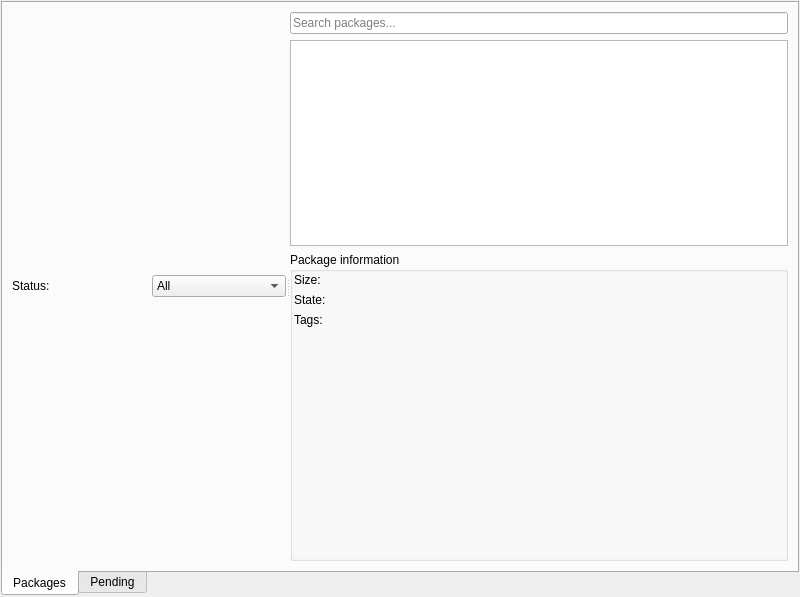
<?xml version="1.0" encoding="UTF-8"?>
<ui version="4.0">
 <class>LackManTab</class>
 <widget class="QWidget" name="LackManTab">
  <property name="geometry">
   <rect>
    <x>0</x>
    <y>0</y>
    <width>800</width>
    <height>597</height>
   </rect>
  </property>
  <property name="windowTitle">
   <string/>
  </property>
  <layout class="QVBoxLayout" name="verticalLayout_6">
   <property name="margin">
    <number>1</number>
   </property>
   <item>
    <widget class="QTabWidget" name="tabWidget">
     <property name="tabPosition">
      <enum>QTabWidget::South</enum>
     </property>
     <property name="currentIndex">
      <number>0</number>
     </property>
     <widget class="QWidget" name="tab">
      <attribute name="title">
       <string>Packages</string>
      </attribute>
      <layout class="QVBoxLayout" name="verticalLayout_3">
       <item>
        <widget class="QSplitter" name="SearchSplitter_">
         <property name="orientation">
          <enum>Qt::Horizontal</enum>
         </property>
         <widget class="QWidget" name="layoutWidget">
          <layout class="QVBoxLayout" name="SearchLayout_">
           <item>
            <layout class="QHBoxLayout" name="horizontalLayout">
             <item>
              <widget class="QLabel" name="label">
               <property name="text">
                <string>Status:</string>
               </property>
              </widget>
             </item>
             <item>
              <widget class="QComboBox" name="PackageStatus_">
               <item>
                <property name="text">
                 <string>All</string>
                </property>
               </item>
               <item>
                <property name="text">
                 <string>Installed</string>
                </property>
               </item>
               <item>
                <property name="text">
                 <string>Upgradable</string>
                </property>
               </item>
               <item>
                <property name="text">
                 <string>Not installed</string>
                </property>
               </item>
              </widget>
             </item>
            </layout>
           </item>
          </layout>
         </widget>
         <widget class="QWidget" name="layoutWidget1">
          <layout class="QVBoxLayout" name="verticalLayout">
           <item>
            <widget class="LeechCraft::Util::TagsLineEdit" name="SearchLine_">
             <property name="sizePolicy">
              <sizepolicy hsizetype="Preferred" vsizetype="Fixed">
               <horstretch>0</horstretch>
               <verstretch>0</verstretch>
              </sizepolicy>
             </property>
             <property name="text">
              <string/>
             </property>
             <property name="placeholderText">
              <string>Search packages...</string>
             </property>
            </widget>
           </item>
           <item>
            <widget class="QTreeView" name="PackagesTree_">
             <property name="sizePolicy">
              <sizepolicy hsizetype="Expanding" vsizetype="Expanding">
               <horstretch>0</horstretch>
               <verstretch>2</verstretch>
              </sizepolicy>
             </property>
             <property name="contextMenuPolicy">
              <enum>Qt::CustomContextMenu</enum>
             </property>
             <property name="rootIsDecorated">
              <bool>false</bool>
             </property>
             <property name="itemsExpandable">
              <bool>false</bool>
             </property>
            </widget>
           </item>
           <item>
            <widget class="QGroupBox" name="PackageInfoBox_">
             <property name="sizePolicy">
              <sizepolicy hsizetype="Preferred" vsizetype="Preferred">
               <horstretch>0</horstretch>
               <verstretch>3</verstretch>
              </sizepolicy>
             </property>
             <property name="title">
              <string>Package information</string>
             </property>
             <layout class="QVBoxLayout" name="verticalLayout_4">
              <property name="margin">
               <number>1</number>
              </property>
              <item>
               <layout class="QVBoxLayout" name="verticalLayout_2">
                <item>
                 <layout class="QFormLayout" name="formLayout">
                  <item row="0" column="0">
                   <widget class="QLabel" name="label_2">
                    <property name="text">
                     <string>Size:</string>
                    </property>
                   </widget>
                  </item>
                  <item row="0" column="1">
                   <widget class="QLabel" name="SizeLabel_">
                    <property name="text">
                     <string/>
                    </property>
                   </widget>
                  </item>
                  <item row="1" column="0">
                   <widget class="QLabel" name="label_3">
                    <property name="text">
                     <string>State:</string>
                    </property>
                   </widget>
                  </item>
                  <item row="1" column="1">
                   <widget class="QLabel" name="StateLabel_">
                    <property name="text">
                     <string/>
                    </property>
                   </widget>
                  </item>
                  <item row="2" column="0">
                   <widget class="QLabel" name="label_4">
                    <property name="text">
                     <string>Tags:</string>
                    </property>
                   </widget>
                  </item>
                  <item row="2" column="1">
                   <widget class="QLabel" name="TagsLabel_">
                    <property name="text">
                     <string/>
                    </property>
                   </widget>
                  </item>
                 </layout>
                </item>
                <item>
                 <widget class="LeechCraft::Util::SelectableBrowser" name="Browser_" native="true">
                  <property name="sizePolicy">
                   <sizepolicy hsizetype="Expanding" vsizetype="Expanding">
                    <horstretch>0</horstretch>
                    <verstretch>0</verstretch>
                   </sizepolicy>
                  </property>
                 </widget>
                </item>
               </layout>
              </item>
             </layout>
            </widget>
           </item>
          </layout>
         </widget>
        </widget>
       </item>
      </layout>
     </widget>
     <widget class="QWidget" name="tab_3">
      <attribute name="title">
       <string>Pending</string>
      </attribute>
      <layout class="QVBoxLayout" name="verticalLayout_5">
       <property name="margin">
        <number>2</number>
       </property>
       <item>
        <widget class="QTreeView" name="PendingTree_">
         <attribute name="headerVisible">
          <bool>false</bool>
         </attribute>
        </widget>
       </item>
       <item>
        <widget class="QLabel" name="TotalSizeLabel_">
         <property name="text">
          <string/>
         </property>
        </widget>
       </item>
      </layout>
     </widget>
    </widget>
   </item>
  </layout>
 </widget>
 <customwidgets>
  <customwidget>
   <class>LeechCraft::Util::SelectableBrowser</class>
   <extends>QWidget</extends>
   <header location="global">util/gui/selectablebrowser.h</header>
   <container>1</container>
  </customwidget>
  <customwidget>
   <class>LeechCraft::Util::TagsLineEdit</class>
   <extends>QLineEdit</extends>
   <header location="global">util/tags/tagslineedit.h</header>
  </customwidget>
 </customwidgets>
 <resources/>
 <connections/>
</ui>
